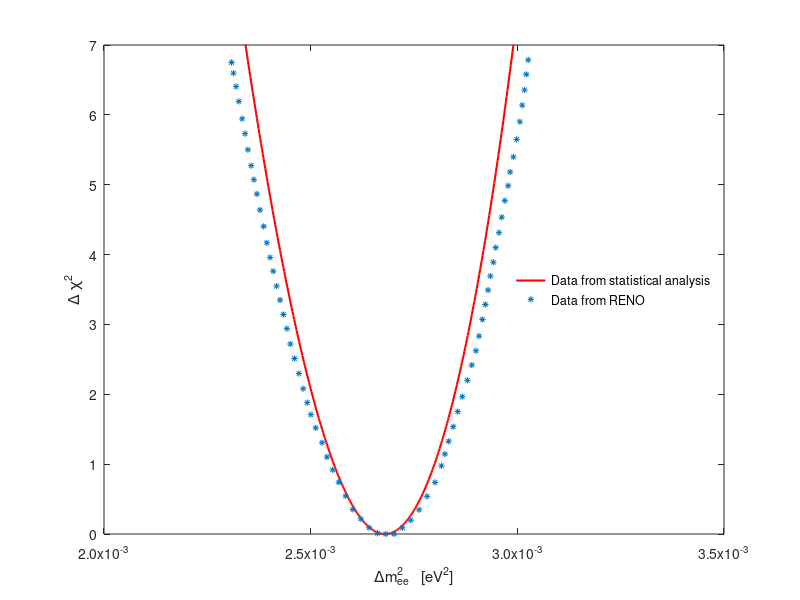

MATLAB code for this plot:
# reno_parabola_dmee
data=load('parabola_dmee_reno_data_cal.dat');
data1=load('parabol_dmee_reno.dat');

val_min=min(data1(:,2));
for i=1,92
	data1(:,2)=data1(:,2)-val_min;
end
plot(data(:,1),data(:,2),"linewidth",1.5,'r',
	 data1(:,1),data1(:,2),"*",'markersize',4.5);
xlabel('\Deltam^{2}_{ee}   [eV^{2}]');
ylabel('\Delta \chi^2');
axis ([0.002, 0.0035,0.0,7]);

set(gca, 'xtick', [0.002,0.0025,0.0030,0.0035]);
set(gca, 'xticklabel', {'2.0x10^{-3}','2.5x10^{-3}','3.0x10^{-3}','3.5x10^{-3}'} );

h = legend ({ "Data from statistical analysis","Data from RENO"},"location", "east");
legend boxoff

